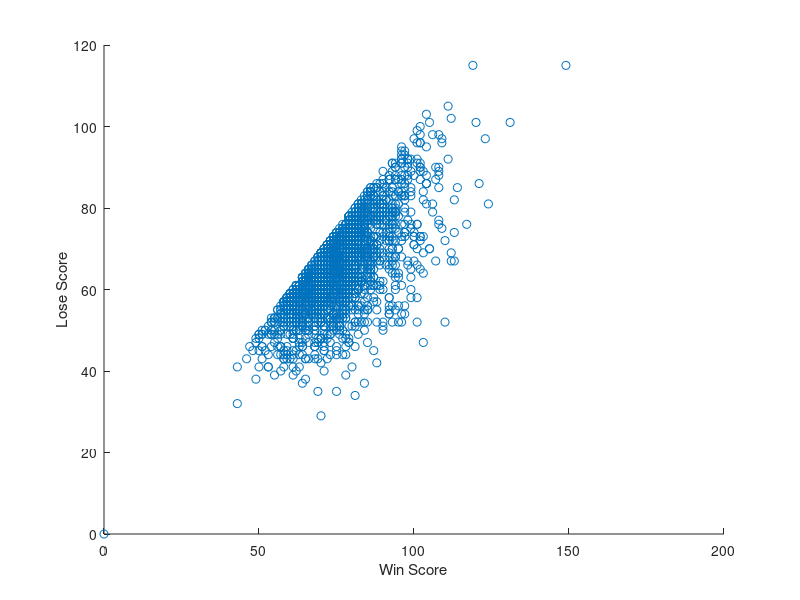

MATLAB code for this plot:

%% Initialization
clear ; close all; clc

%% Load Data

data = csvread('scores.csv');
X = data(:,[1]); y = data(:,[2]);

scatter(X, y);

% Put some labels 
hold on;
% Labels and Legend
xlabel('Win Score')
ylabel('Lose Score')



